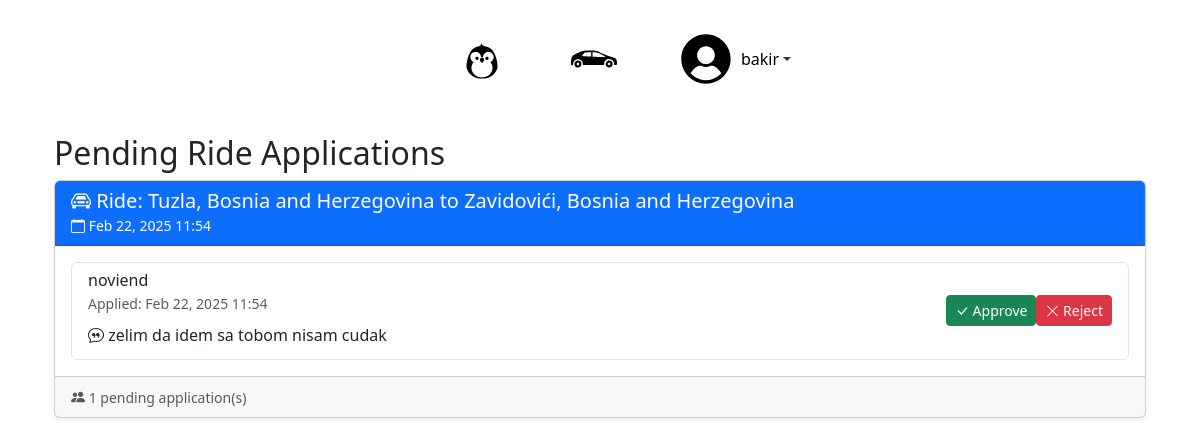
/profile/pending_rides/ (signed in), run on an earlier commit of the app's database.
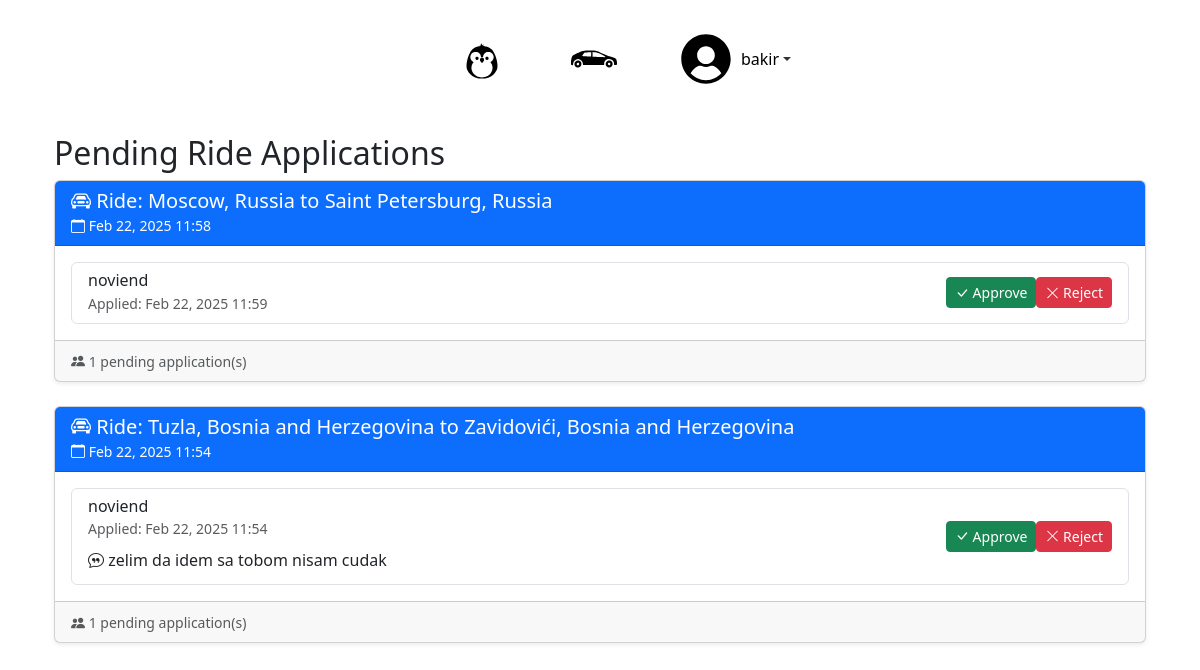
And on a later commit of the database.
### base/models.py (models this page shows, shortened)
class Ride(models.Model):
    start = models.CharField(max_length=50)
    end = models.CharField (max_length=50)
    distance = models.DecimalField(max_digits=10, decimal_places=2, default=0.00)
    travelers = models.IntegerField(default=1)
    duration = models.DurationField(null=True, blank=True)
    created_on = models.DateTimeField(default=timezone.now)  # Changed from auto_now_add
    start_date = models.DateTimeField(default=timezone.now)
    origin_place_id = models.CharField(max_length=255, null=True)
    origin_latitude = models.FloatField(default=0)
    origin_longitude = models.FloatField(default=0)
    destination_place_id = models.CharField(max_length=255, null=True)
    destination_latitude = models.FloatField(default=0)
    destination_longitude = models.FloatField(default=0)
    distance_km = models.FloatField(default=0)
    duration_text = models.CharField(max_length=100, null=True)
    selected_route_index = models.IntegerField(default=0)
    selected_route_polyline = models.TextField(default='')

class RideApplication(models.Model):
    STATUS_CHOICES = [
        ('PENDING', 'Pending'),
        ('APPROVED', 'Approved'),
        ('REJECTED', 'Rejected'),
    ]
    user = models.ForeignKey(User, on_delete=models.CASCADE, related_name='ride_applications')
    ride = models.ForeignKey(Ride, on_delete=models.CASCADE, related_name='applications')
    status = models.CharField(max_length=10, choices=STATUS_CHOICES, default='PENDING')
    applied_at = models.DateTimeField(auto_now_add=True)
    updated_at = models.DateTimeField(auto_now=True)
    message = models.TextField(blank=True, null=True)  # Optional message from applicant
    class Meta:
        unique_together = ('user', 'ride')  # Prevent duplicate applications
        ordering = ['-applied_at']
        verbose_name = 'Ride Application'
        verbose_name_plural = 'Ride Applications'

class User(AbstractUser):
    level = models.ForeignKey(UserLevel, on_delete=models.SET_NULL, null=True)
    km_passed = models.IntegerField(default=0)
    number_of_rides = models.IntegerField(default=0)
    profile_description = models.TextField(blank=True, null=True)
    phone_number_user = models.TextField(
        null=True,
        blank=True,
        default='387603067074',
        unique=False  # Explicitly set unique=False
    )
    path_to_profile_picture = models.CharField(default = "", max_length=20, null=True)
    class Meta:
        verbose_name = 'User'
        verbose_name_plural = 'Users'

### user_profile/views.py (the view)
# urls.py: path('pending_rides/', pendingRides, name='pending_rides'),
@login_required
def pendingRides(request):
    user_rides = UserRideAssociation.objects.filter(
        user=request.user,
        is_driver=True
    ).values_list('ride', flat=True)
    pending_applications = RideApplication.objects.filter(
        ride__in=user_rides,
        status='PENDING'
    ).select_related('user', 'ride')
    context = {
        'pending_applications': pending_applications
    }
    return render(request, 'pending_rides.html', context)

### user_profile/templates/pending_rides.html (shortened to what this page needs)
{% extends 'base.html' %}
{% load static %}
{% block content %}
<div class="container mt-4">
    <h2>Pending Ride Applications</h2>
    {% if pending_applications %}
        {% regroup pending_applications by ride as ride_list %}
        {% for ride in ride_list %}
            <div class="card mb-4 shadow-sm">
                <div class="card-header bg-primary text-white">
                    <h5 class="mb-0">
                        <i class="bi bi-car-front"></i>
                        Ride: {{ ride.grouper.start }} to {{ ride.grouper.end }}
                    </h5>
                    <small>
                        <i class="bi bi-calendar"></i>
                        {{ ride.grouper.start_date|date:"M d, Y H:i" }}
                    </small>
                </div>
                <div class="card-body">
                    <div class="list-group">
                    {% for application in ride.list %}
                        <div class="list-group-item">
                            <div class="d-flex justify-content-between align-items-center">
                                <div>
                                    <div class="d-flex align-items-center">
                                        <div>
                                            <h6 class="mb-0">{{ application.user.username }}</h6>
                                            <small class="text-muted">Applied: {{ application.applied_at|date:"M d, Y H:i" }}</small>
                                        </div>
                                    </div>
                                    {% if application.message %}
                                        <p class="mb-1 mt-2">
                                            <i class="bi bi-chat-quote"></i>
                                            {{ application.message }}
                                        </p>
                                    {% endif %}
                                </div>
                                <div class="btn-group">
                                    <form method="POST" action="{% url 'user_profile:approve_application' application.id %}" class="d-inline">
                                        <button type="submit" class="btn btn-success btn-sm">
                                            <i class="bi bi-check-lg"></i> Approve
                                        </button>
                                    </form>
                                    <form method="POST" action="{% url 'user_profile:reject_application' application.id %}" class="d-inline">
                                        <button type="submit" class="btn btn-danger btn-sm">
                                            <i class="bi bi-x-lg"></i> Reject
                                        </button>
                                    </form>
                                </div>
                            </div>
                        </div>
                    {% endfor %}
                    </div>
                </div>
                <div class="card-footer">
                    <small class="text-muted">
                        <i class="bi bi-people-fill"></i>
                        {{ ride.list|length }} pending application(s)
                    </small>
                </div>
            </div>
        {% endfor %}
    {% else %}
        <div class="alert alert-info">
            <i class="bi bi-info-circle"></i>
            <p class="mb-0">No pending applications found.</p>
        </div>
    {% endif %}
</div>
<link rel="stylesheet" href="https://cdn.jsdelivr.net/npm/bootstrap-icons@1.11.1/font/bootstrap-icons.css">
{% endblock %}

What changed in the data, as far as the page shows it:
added Ride: grouper.start "Moscow, Russia", grouper.end "Saint Petersburg, Russia", grouper.start_date "Feb 22, 2025 11:58", list|length "1"
added RideApplication: user.username "noviend", applied_at "Feb 22, 2025 11:59", shown under "Moscow, Russia"
